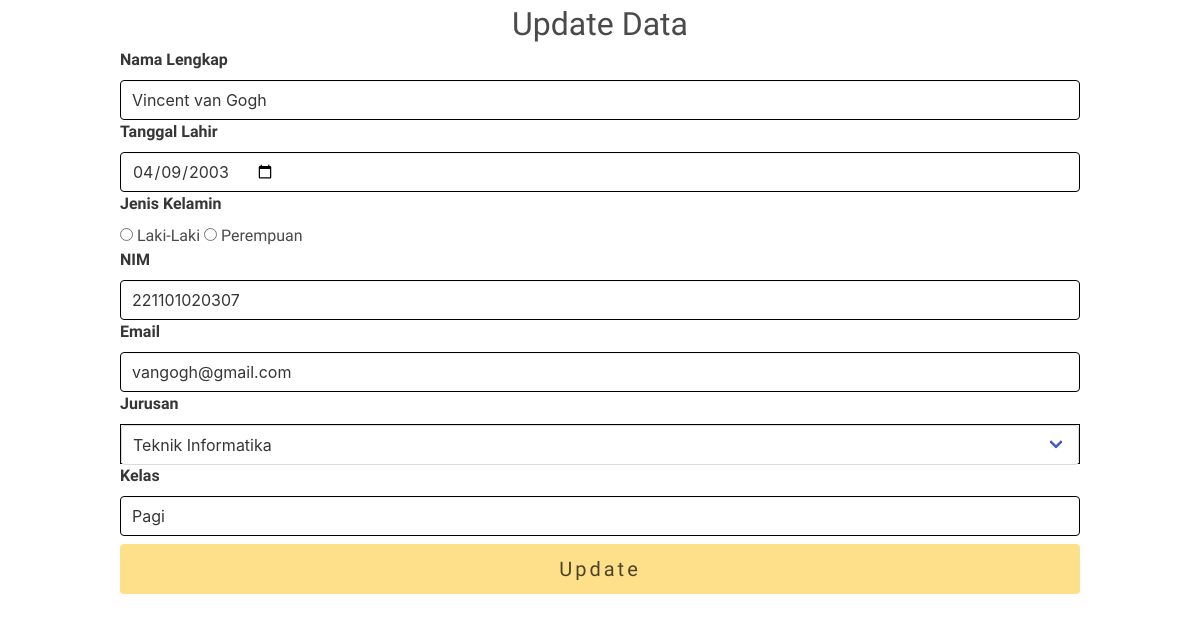
Page /update.php?id=4 on the committed database.
### tables this page shows
CREATE TABLE `mahasiswa` (
  `id` int NOT NULL,
  `nama_lengkap` varchar(255) NOT NULL,
  `tgl_lahir` date DEFAULT NULL,
  `jenis_kelamin` varchar(255) DEFAULT NULL,
  `nim` char(12) NOT NULL,
  `email` varchar(255) NOT NULL,
  `jurusan` varchar(255) NOT NULL,
  `kelas` varchar(255) NOT NULL
);

### update.php (the view, shortened to what this page needs)
<?php
require 'koneksi.php';
    $id = $_GET['id'];
    $query = mysqli_query($koneksi, "SELECT * FROM mahasiswa WHERE id = '$id'");
    $row = mysqli_fetch_array($query);
?>
<!DOCTYPE html>
<html lang="en">
<head>
  <link rel="stylesheet" href="https://cdnjs.cloudflare.com/ajax/libs/bulma/0.9.3/css/bulma.min.css">
  <link rel="stylesheet" href="style.css">
</head>
<body>
  <div class="container is half">
  <div>
    <h2 class="is-size-3 has-text-centered" id="judulUpdate">Update Data</h2>
  </div>
  <div id="formUpdate">
    <form action="" method="POST">
      <label for="nama_lengkap" class="label">Nama Lengkap</label>
      <input type="text"  class="input is-bordered" name="nama_lengkap"  id="nama_lengkap" value="<?= $row['nama_lengkap']?>">
      <label for="nama_lengkap" class="label is-bordered">Tanggal Lahir</label>
      <input type="date" class="input is-bordered" name="tgl_lahir" id="tgl_lahir" value="<?= $row['tgl_lahir'] ?>">
      <label for="nama_lengkap" class="label">Jenis Kelamin</label>
      <input type="radio" name="jenis_kelamin" value="Laki-Laki" <?php if($row['jenis_kelamin'] == 'Laki-Laki') echo 'checked'; ?>>
      <label for="laki-laki" class="radio">Laki-Laki</label>
      <input type="radio" name="jenis_kelamin" value="Perempuan" <?php if($row['jenis_kelamin'] == 'Perempuan') echo 'checked'; ?>>
      <label for="perempuan" class="radio">Perempuan</label>
      <label for="nim" class="label">NIM</label>
      <input type="text" class="input is-bordered" name="nim" id="nim" value="<?= $row["nim"] ?>">
      <label for="email" class="label">Email</label>
      <input type="email" name="email" class="input is-bordered" id="email" value="<?= $row["email"] ?>">
      <label for="jurusan" class="label">Jurusan</label>
      <div class="select is-fullwidth" id="jurusan">
          <select name="jurusan" id="jurusan">
            <option value="Teknik Informatika">Teknik Informatika</option>
          </select>
         </div>
      <label for="kelas" class="label">Kelas</label>
      <input type="text" name="kelas"  class="input is-bordered" id="kelas" value="<?= $row["kelas"] ?>">
      <button type="submit" class="button is-fullwidth is-hoverable mt-2 is-warning is-size-5 " name="update">Update</button>
    </form>
  </div>
  </div>
</body>
</html>

### style.css (style rules this page uses)
div.select.is-fullwidth#jurusan { border: 1px solid black; }
button.button.is-fullwidth { font-family: "Freeman", sans-serif; font-weight: 400; font-style: normal; letter-spacing: 3px; }
#judulUpdate { font-family: "Freeman", sans-serif; font-weight: 400; font-style: normal; }
#formUpdate { font-family: "Source Sans 3", sans-serif; font-optical-sizing: auto; font-style: normal; }
input.is-bordered { border: 1px solid black; }

### rows in the picture
mahasiswa: nama_lengkap "Vincent van Gogh", tgl_lahir "04/09/2003", nim "221101020307", email "vangogh@gmail.com", kelas "Pagi"
